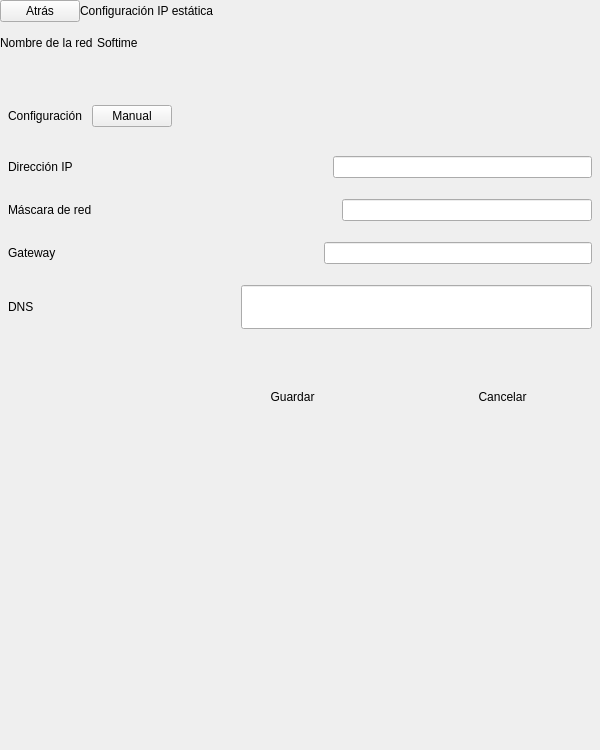
<?xml version="1.0" encoding="UTF-8"?>
<ui version="4.0">
 <class>SettingsConfigureNetwork</class>
 <widget class="QWidget" name="SettingsConfigureNetwork">
  <property name="geometry">
   <rect>
    <x>0</x>
    <y>0</y>
    <width>600</width>
    <height>750</height>
   </rect>
  </property>
  <property name="sizePolicy">
   <sizepolicy hsizetype="Expanding" vsizetype="Expanding">
    <horstretch>0</horstretch>
    <verstretch>0</verstretch>
   </sizepolicy>
  </property>
  <property name="minimumSize">
   <size>
    <width>600</width>
    <height>750</height>
   </size>
  </property>
  <property name="maximumSize">
   <size>
    <width>600</width>
    <height>750</height>
   </size>
  </property>
  <property name="windowTitle">
   <string>Form</string>
  </property>
  <property name="styleSheet">
   <string notr="true"/>
  </property>
  <layout class="QVBoxLayout" name="verticalLayout">
   <property name="spacing">
    <number>0</number>
   </property>
   <property name="margin">
    <number>0</number>
   </property>
   <item>
    <widget class="QWidget" name="settingsSectionHeader" native="true">
     <layout class="QHBoxLayout" name="horizontalLayout_8">
      <property name="spacing">
       <number>0</number>
      </property>
      <property name="margin">
       <number>0</number>
      </property>
      <item>
       <widget class="SilentQPushButton" name="backBtn">
        <property name="focusPolicy">
         <enum>Qt::NoFocus</enum>
        </property>
        <property name="text">
         <string>Atrás</string>
        </property>
       </widget>
      </item>
      <item>
       <widget class="QLabel" name="sectionTitleLbl">
        <property name="minimumSize">
         <size>
          <width>0</width>
          <height>0</height>
         </size>
        </property>
        <property name="maximumSize">
         <size>
          <width>16777215</width>
          <height>10000</height>
         </size>
        </property>
        <property name="text">
         <string>Configuración IP estática</string>
        </property>
       </widget>
      </item>
      <item>
       <spacer name="horizontalSpacer">
        <property name="orientation">
         <enum>Qt::Horizontal</enum>
        </property>
        <property name="sizeHint" stdset="0">
         <size>
          <width>40</width>
          <height>20</height>
         </size>
        </property>
       </spacer>
      </item>
     </layout>
    </widget>
   </item>
   <item>
    <layout class="QHBoxLayout" name="horizontalLayout_2">
     <property name="spacing">
      <number>4</number>
     </property>
     <property name="bottomMargin">
      <number>0</number>
     </property>
     <item>
      <widget class="QLabel" name="networkNameTextLbl">
       <property name="text">
        <string>Nombre de la red</string>
       </property>
      </widget>
     </item>
     <item>
      <widget class="QLabel" name="networkNameLbl">
       <property name="minimumSize">
        <size>
         <width>0</width>
         <height>41</height>
        </size>
       </property>
       <property name="text">
        <string>Softime</string>
       </property>
      </widget>
     </item>
     <item>
      <spacer name="horizontalSpacer_2">
       <property name="orientation">
        <enum>Qt::Horizontal</enum>
       </property>
       <property name="sizeHint" stdset="0">
        <size>
         <width>40</width>
         <height>20</height>
        </size>
       </property>
      </spacer>
     </item>
    </layout>
   </item>
   <item>
    <widget class="QWidget" name="settingsMenuListCont" native="true">
     <property name="sizePolicy">
      <sizepolicy hsizetype="Minimum" vsizetype="Expanding">
       <horstretch>0</horstretch>
       <verstretch>0</verstretch>
      </sizepolicy>
     </property>
     <property name="styleSheet">
      <string notr="true"/>
     </property>
     <layout class="QVBoxLayout" name="verticalLayout_2">
      <property name="spacing">
       <number>0</number>
      </property>
      <property name="leftMargin">
       <number>8</number>
      </property>
      <property name="topMargin">
       <number>1</number>
      </property>
      <property name="rightMargin">
       <number>8</number>
      </property>
      <property name="bottomMargin">
       <number>1</number>
      </property>
      <item>
       <layout class="QHBoxLayout" name="horizontalLayout_3">
        <property name="spacing">
         <number>10</number>
        </property>
        <property name="topMargin">
         <number>12</number>
        </property>
        <item>
         <widget class="QLabel" name="configureLbl">
          <property name="sizePolicy">
           <sizepolicy hsizetype="Preferred" vsizetype="Expanding">
            <horstretch>0</horstretch>
            <verstretch>0</verstretch>
           </sizepolicy>
          </property>
          <property name="minimumSize">
           <size>
            <width>0</width>
            <height>38</height>
           </size>
          </property>
          <property name="maximumSize">
           <size>
            <width>16777215</width>
            <height>38</height>
           </size>
          </property>
          <property name="text">
           <string>Configuración</string>
          </property>
         </widget>
        </item>
        <item>
         <widget class="QPushButton" name="confTypeBtn">
          <property name="text">
           <string>Manual</string>
          </property>
         </widget>
        </item>
        <item>
         <spacer name="horizontalSpacer_5">
          <property name="orientation">
           <enum>Qt::Horizontal</enum>
          </property>
          <property name="sizeHint" stdset="0">
           <size>
            <width>40</width>
            <height>20</height>
           </size>
          </property>
         </spacer>
        </item>
       </layout>
      </item>
      <item>
       <widget class="QWidget" name="ipAddressCont" native="true">
        <property name="sizePolicy">
         <sizepolicy hsizetype="Expanding" vsizetype="Fixed">
          <horstretch>0</horstretch>
          <verstretch>0</verstretch>
         </sizepolicy>
        </property>
        <property name="minimumSize">
         <size>
          <width>0</width>
          <height>0</height>
         </size>
        </property>
        <property name="maximumSize">
         <size>
          <width>16777215</width>
          <height>16777215</height>
         </size>
        </property>
        <layout class="QHBoxLayout" name="horizontalLayout_4">
         <property name="spacing">
          <number>0</number>
         </property>
         <property name="margin">
          <number>0</number>
         </property>
         <item>
          <widget class="QLabel" name="ipAddressLbl">
           <property name="sizePolicy">
            <sizepolicy hsizetype="Fixed" vsizetype="Fixed">
             <horstretch>0</horstretch>
             <verstretch>0</verstretch>
            </sizepolicy>
           </property>
           <property name="minimumSize">
            <size>
             <width>0</width>
             <height>0</height>
            </size>
           </property>
           <property name="text">
            <string>Dirección IP</string>
           </property>
          </widget>
         </item>
         <item>
          <spacer name="horizontalSpacer_4">
           <property name="orientation">
            <enum>Qt::Horizontal</enum>
           </property>
           <property name="sizeHint" stdset="0">
            <size>
             <width>40</width>
             <height>20</height>
            </size>
           </property>
          </spacer>
         </item>
         <item>
          <widget class="MyQLineEdit" name="ipAddressLineEdit">
           <property name="text">
            <string/>
           </property>
          </widget>
         </item>
        </layout>
       </widget>
      </item>
      <item>
       <widget class="QWidget" name="subnettingCont" native="true">
        <property name="sizePolicy">
         <sizepolicy hsizetype="Expanding" vsizetype="Fixed">
          <horstretch>0</horstretch>
          <verstretch>0</verstretch>
         </sizepolicy>
        </property>
        <property name="minimumSize">
         <size>
          <width>0</width>
          <height>0</height>
         </size>
        </property>
        <property name="maximumSize">
         <size>
          <width>16777215</width>
          <height>16777215</height>
         </size>
        </property>
        <layout class="QHBoxLayout" name="horizontalLayout_5">
         <property name="spacing">
          <number>0</number>
         </property>
         <property name="margin">
          <number>0</number>
         </property>
         <item>
          <widget class="QLabel" name="subnettingLbl">
           <property name="sizePolicy">
            <sizepolicy hsizetype="Fixed" vsizetype="Fixed">
             <horstretch>0</horstretch>
             <verstretch>0</verstretch>
            </sizepolicy>
           </property>
           <property name="minimumSize">
            <size>
             <width>0</width>
             <height>0</height>
            </size>
           </property>
           <property name="text">
            <string>Máscara de red</string>
           </property>
          </widget>
         </item>
         <item>
          <spacer name="horizontalSpacer_6">
           <property name="orientation">
            <enum>Qt::Horizontal</enum>
           </property>
           <property name="sizeHint" stdset="0">
            <size>
             <width>40</width>
             <height>20</height>
            </size>
           </property>
          </spacer>
         </item>
         <item>
          <widget class="MyQLineEdit" name="subnettingLineEdit"/>
         </item>
        </layout>
       </widget>
      </item>
      <item>
       <widget class="QWidget" name="gatewayCont" native="true">
        <property name="sizePolicy">
         <sizepolicy hsizetype="Expanding" vsizetype="Fixed">
          <horstretch>0</horstretch>
          <verstretch>0</verstretch>
         </sizepolicy>
        </property>
        <property name="minimumSize">
         <size>
          <width>0</width>
          <height>0</height>
         </size>
        </property>
        <property name="maximumSize">
         <size>
          <width>16777215</width>
          <height>16777215</height>
         </size>
        </property>
        <layout class="QHBoxLayout" name="ga">
         <property name="spacing">
          <number>0</number>
         </property>
         <property name="margin">
          <number>0</number>
         </property>
         <item>
          <widget class="QLabel" name="gatewayLbl">
           <property name="sizePolicy">
            <sizepolicy hsizetype="Fixed" vsizetype="Fixed">
             <horstretch>0</horstretch>
             <verstretch>0</verstretch>
            </sizepolicy>
           </property>
           <property name="minimumSize">
            <size>
             <width>0</width>
             <height>0</height>
            </size>
           </property>
           <property name="text">
            <string>Gateway</string>
           </property>
          </widget>
         </item>
         <item>
          <spacer name="horizontalSpacer_7">
           <property name="orientation">
            <enum>Qt::Horizontal</enum>
           </property>
           <property name="sizeHint" stdset="0">
            <size>
             <width>40</width>
             <height>20</height>
            </size>
           </property>
          </spacer>
         </item>
         <item>
          <widget class="MyQLineEdit" name="gatewayLineEdit"/>
         </item>
        </layout>
       </widget>
      </item>
      <item>
       <widget class="QWidget" name="dnsListCont" native="true">
        <property name="sizePolicy">
         <sizepolicy hsizetype="Expanding" vsizetype="Fixed">
          <horstretch>0</horstretch>
          <verstretch>0</verstretch>
         </sizepolicy>
        </property>
        <property name="minimumSize">
         <size>
          <width>0</width>
          <height>0</height>
         </size>
        </property>
        <layout class="QHBoxLayout" name="dnsListCont2">
         <property name="spacing">
          <number>0</number>
         </property>
         <property name="margin">
          <number>0</number>
         </property>
         <item>
          <widget class="QLabel" name="dnsListLbl">
           <property name="sizePolicy">
            <sizepolicy hsizetype="Fixed" vsizetype="Fixed">
             <horstretch>0</horstretch>
             <verstretch>0</verstretch>
            </sizepolicy>
           </property>
           <property name="minimumSize">
            <size>
             <width>0</width>
             <height>0</height>
            </size>
           </property>
           <property name="text">
            <string>DNS</string>
           </property>
          </widget>
         </item>
         <item>
          <spacer name="horizontalSpacer_8">
           <property name="orientation">
            <enum>Qt::Horizontal</enum>
           </property>
           <property name="sizeHint" stdset="0">
            <size>
             <width>40</width>
             <height>20</height>
            </size>
           </property>
          </spacer>
         </item>
         <item>
          <widget class="MyQLineEdit" name="dnsListLineEdit">
           <property name="minimumSize">
            <size>
             <width>351</width>
             <height>44</height>
            </size>
           </property>
           <property name="maximumSize">
            <size>
             <width>351</width>
             <height>44</height>
            </size>
           </property>
           <property name="text">
            <string/>
           </property>
          </widget>
         </item>
        </layout>
       </widget>
      </item>
     </layout>
    </widget>
   </item>
   <item>
    <layout class="QHBoxLayout" name="horizontalLayout">
     <property name="spacing">
      <number>15</number>
     </property>
     <property name="topMargin">
      <number>20</number>
     </property>
     <property name="bottomMargin">
      <number>0</number>
     </property>
     <item>
      <spacer name="horizontalSpacer_3">
       <property name="orientation">
        <enum>Qt::Horizontal</enum>
       </property>
       <property name="sizeType">
        <enum>QSizePolicy::Expanding</enum>
       </property>
       <property name="sizeHint" stdset="0">
        <size>
         <width>20</width>
         <height>20</height>
        </size>
       </property>
      </spacer>
     </item>
     <item>
      <widget class="SilentQPushButton" name="saveBtn">
       <property name="sizePolicy">
        <sizepolicy hsizetype="Expanding" vsizetype="Fixed">
         <horstretch>0</horstretch>
         <verstretch>0</verstretch>
        </sizepolicy>
       </property>
       <property name="minimumSize">
        <size>
         <width>0</width>
         <height>52</height>
        </size>
       </property>
       <property name="maximumSize">
        <size>
         <width>200</width>
         <height>52</height>
        </size>
       </property>
       <property name="focusPolicy">
        <enum>Qt::NoFocus</enum>
       </property>
       <property name="styleSheet">
        <string notr="true"/>
       </property>
       <property name="text">
        <string>Guardar</string>
       </property>
       <property name="iconSize">
        <size>
         <width>112</width>
         <height>60</height>
        </size>
       </property>
       <property name="autoDefault">
        <bool>false</bool>
       </property>
       <property name="flat">
        <bool>true</bool>
       </property>
      </widget>
     </item>
     <item>
      <widget class="SilentQPushButton" name="cancelBtn">
       <property name="sizePolicy">
        <sizepolicy hsizetype="Expanding" vsizetype="Fixed">
         <horstretch>0</horstretch>
         <verstretch>0</verstretch>
        </sizepolicy>
       </property>
       <property name="minimumSize">
        <size>
         <width>0</width>
         <height>52</height>
        </size>
       </property>
       <property name="maximumSize">
        <size>
         <width>200</width>
         <height>52</height>
        </size>
       </property>
       <property name="focusPolicy">
        <enum>Qt::NoFocus</enum>
       </property>
       <property name="styleSheet">
        <string notr="true"/>
       </property>
       <property name="text">
        <string>Cancelar</string>
       </property>
       <property name="iconSize">
        <size>
         <width>112</width>
         <height>60</height>
        </size>
       </property>
       <property name="autoDefault">
        <bool>false</bool>
       </property>
       <property name="flat">
        <bool>true</bool>
       </property>
      </widget>
     </item>
    </layout>
   </item>
   <item>
    <spacer name="verticalSpacer">
     <property name="orientation">
      <enum>Qt::Vertical</enum>
     </property>
     <property name="sizeHint" stdset="0">
      <size>
       <width>20</width>
       <height>40</height>
      </size>
     </property>
    </spacer>
   </item>
   <item>
    <spacer name="verticalBottomSection">
     <property name="orientation">
      <enum>Qt::Vertical</enum>
     </property>
     <property name="sizeType">
      <enum>QSizePolicy::Minimum</enum>
     </property>
     <property name="sizeHint" stdset="0">
      <size>
       <width>20</width>
       <height>40</height>
      </size>
     </property>
    </spacer>
   </item>
  </layout>
 </widget>
 <customwidgets>
  <customwidget>
   <class>SilentQPushButton</class>
   <extends>QPushButton</extends>
   <header>SilentQPushButton.h</header>
  </customwidget>
  <customwidget>
   <class>MyQLineEdit</class>
   <extends>QLineEdit</extends>
   <header>MyQLineEdit.h</header>
  </customwidget>
 </customwidgets>
 <resources/>
 <connections/>
</ui>
